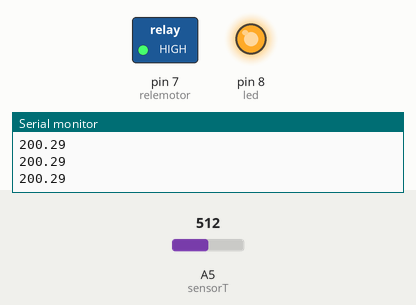
Recording of a sketch running on a simulated Arduino Uno, built with avr-gcc and run on an emulated ATmega328P. Parts: switched loads named in the sketch (green lamp = pin HIGH), output pins drawn as LEDs (lit = HIGH), the last lines printed to the serial monitor. The inputs (shaded band) are chosen by the test bench; at power-on: A5 (sensorT) = 512.

Above: at 1.2 s.
1.3 s: A5 (sensorT) set to 196
2.8 s: A5 (sensorT) set to 169
At 3.4 s:
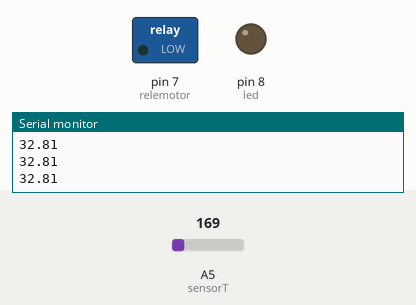
4.3 s: A5 (sensorT) set to 306
At 4.6 s:
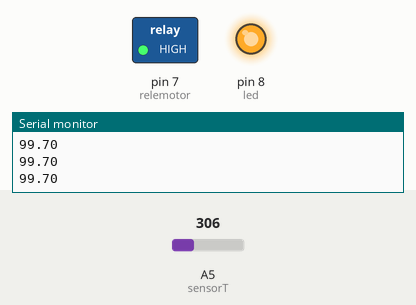
5.8 s: A5 (sensorT) set to 122
At 6.9 s:
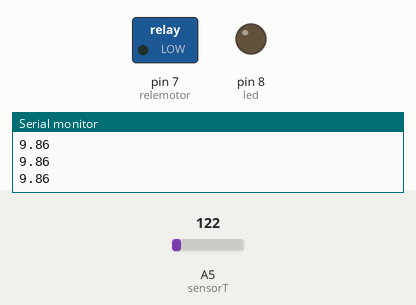
Timing chart, 0 to 8.3 s (numbered marks = the images above; inputs shaded):
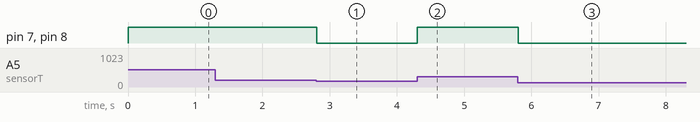

Measured:
- the behaviour switches between 184 and 183 on A5 (sensorT) (found by bisection; images 0 and 1)
- after the input at 2.8 s, pin 7 (relemotor), pin 8 (led): HIGH → LOW at once
- after the input at 4.3 s, pin 7 (relemotor), pin 8 (led): LOW → HIGH at once
- after the input at 5.8 s, pin 7 (relemotor), pin 8 (led): HIGH → LOW at once

The sketch:

control_temp_motor.ino
```cpp
// C++ code
//

int led=8;
int relemotor=7;
float sensorT=A5;
float valorT;

void setup()
{
  pinMode(led, OUTPUT);
  pinMode(relemotor, OUTPUT);
  Serial.begin(9600);
}

void loop() {

  valorT=analogRead(sensorT);
  valorT=((5 * valorT * 100.0)/1024)-49.71;

  if(valorT>40){
  	digitalWrite(relemotor,HIGH); //encender
    digitalWrite(led,HIGH);
  } else {
  	digitalWrite(relemotor,LOW); //apagar
    digitalWrite(led,LOW);
  }

  Serial.println(valorT);

}
```
